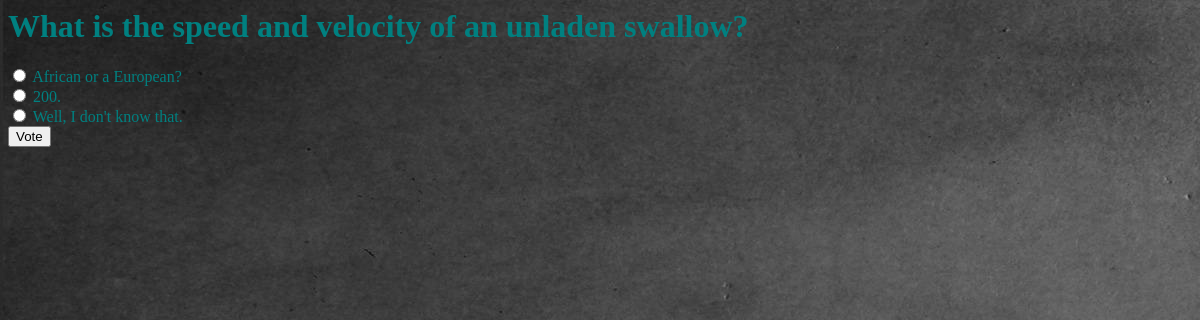
The page /polls/1/ on the database its author committed.
### polls/models.py (models this page shows, shortened)
class Question(models.Model):
    question_text = models.CharField(max_length=200)
    pub_date = models.DateTimeField('date published')

class Choice(models.Model):
    question = models.ForeignKey(Question, on_delete=models.CASCADE)
    choice_text = models.CharField(max_length=200)
    votes = models.IntegerField(default=0)

### polls/views.py (the view)
# urls.py: url(r'^(?P<pk>[0-9]+)/$', views.DetailView.as_view(), name='detail'),
class DetailView(generic.DetailView):
    model = Question
    template_name = 'polls/detail.html'

### polls/templates/polls/detail.html (shortened to what this page needs)
{% load staticfiles %}
<link rel="stylesheet" type="text/css" href="{% static 'polls/style.css' %}" />
<h1>{{ question.question_text }}</h1>
<form action="{% url 'polls:vote' question.id %}" method="post">
{% for choice in question.choice_set.all %}
    <input type="radio" name="choice" id="choice{{ forloop.counter }}" value="{{ choice.id }}" />
    <label for="choice{{ forloop.counter }}">{{ choice.choice_text }}</label><br />
{% endfor %}
<input type="submit" value="Vote" />
</form>

### polls/static/polls/style.css (style rules this page uses)
h1 { color: teal; }
label { color: teal; }

### rows shown on the page
Question: question_text "What is the speed and velocity of an unladen swallow?"
Choice: choice_text "African or a European?"
Choice: choice_text "200."
Choice: choice_text "Well, I don't know that."
